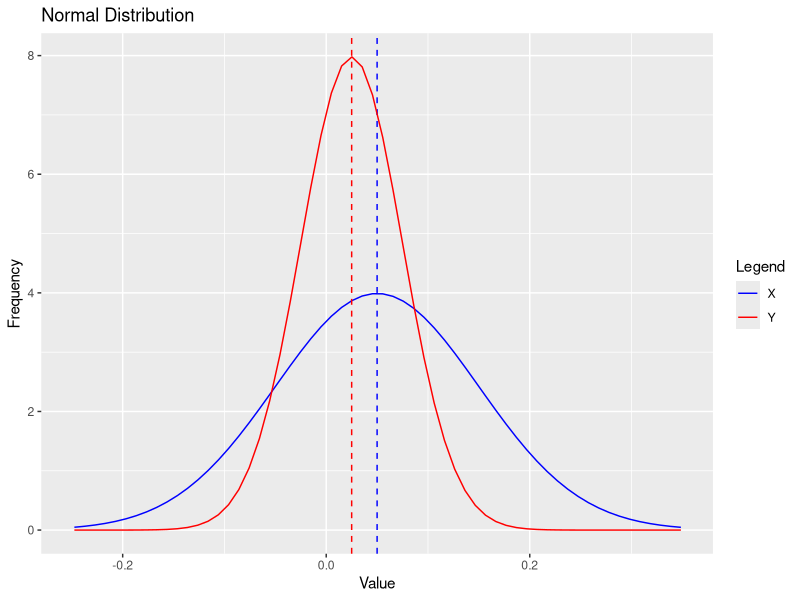
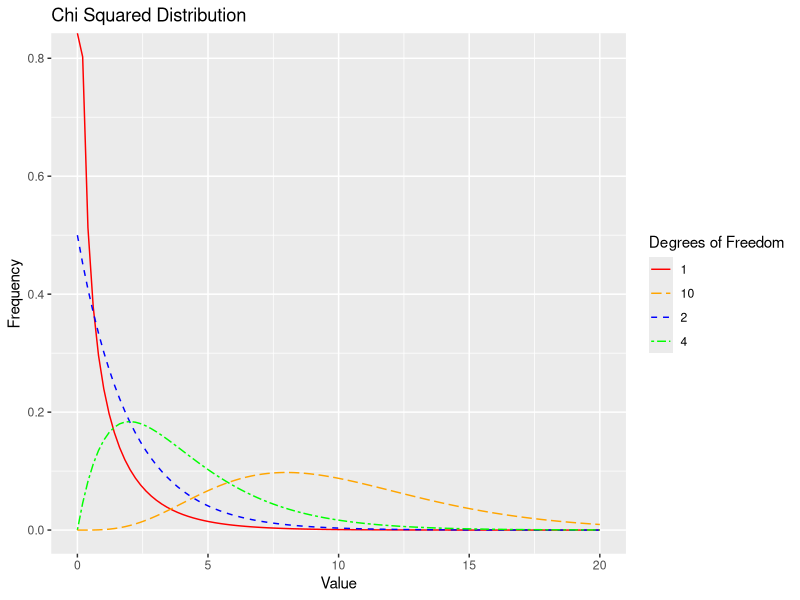
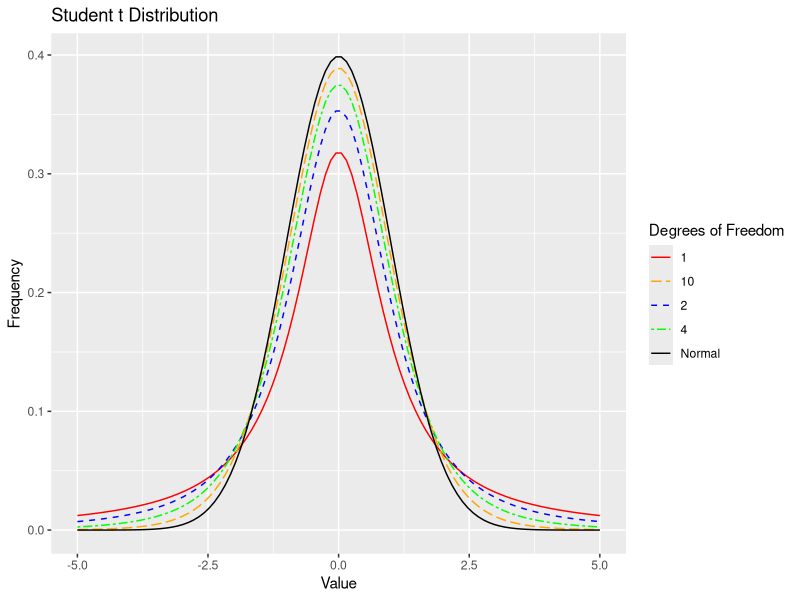

Write R code to recreate these figures, in order.
## ---- chunk 1
knitr::opts_chunk$set(
  echo=TRUE,
  root.dir='/Users/noahkawasaki/Desktop/ECON 147/Homework 2'
  )
library(tidyverse)
## ---- chunk 2
pnorm(-1.96)
## ---- chunk 3
pnorm(-1.64)
## ---- chunk 4
pnorm(0.5) - pnorm(-0.5)
## ---- chunk 5
qnorm(0.01)
## ---- chunk 6
qnorm(0.99)
## ---- chunk 7
qnorm(0.05)
## ---- chunk 8
qnorm(0.95)
## ---- chunk 9
x <- seq(-0.5, 0.5, length=100)
xd <- dnorm(x, 0.05, 0.10)

y <- seq(-0.5, 0.5, length=100)
yd <- dnorm(y, 0.025, 0.05)

cols <- c('X'='blue', 'Y'='red')
ggplot() +
  geom_line(aes(x=x, y=xd, color='X'), na.rm=TRUE) +
  geom_vline(xintercept=0.05, color='blue', linetype='dashed') +
  geom_line(aes(x=y, y=yd, color='Y'), na.rm=TRUE) +
  geom_vline(xintercept=0.025, color='red', linetype='dashed') +
  xlim(-0.25, 0.35) +
  ggtitle('Normal Distribution') +
  xlab('Value') +
  ylab('Frequency') +
  scale_color_manual('Legend', values=cols)
## ---- chunk 10
xc = seq(0, 20, length=100)
xcd_1 <- dchisq(xc, df=1)
xcd_2 <- dchisq(xc, df=2)
xcd_4 <- dchisq(xc, df=4)
xcd_10 <- dchisq(xc, df=10)

df_chi <- data.frame(xc, xcd_1, xcd_2, xcd_4, xcd_10)

cols2 <- c('1'='red', '2'='blue', '4'='green', '10'='orange')
ggplot(df_chi, aes(x=xc)) +
  geom_line(aes(y=xcd_1, color='1'), linetype='solid') +
  geom_line(aes(y=xcd_2, color='2'), linetype='dashed') +
  geom_line(aes(y=xcd_4, color='4'), linetype='twodash') +
  geom_line(aes(y=xcd_10, color='10'), linetype='longdash') +
  xlim(0,20) +
  ggtitle('Chi Squared Distribution') +
  xlab('Value') +
  ylab('Frequency') +
  scale_color_manual('Degrees of Freedom', values=cols2)
## ---- chunk 11
xt = seq(-5, 5, length=100)
xtn <- dnorm(xt)
xt_1 <- dt(xt, df=1)
xt_2 <- dt(xt, df=2)
xt_4 <- dt(xt, df=4)
xt_10 <- dt(xt, df=10)

df_t <- data.frame(xt, xt_1, xt_2, xt_4, xt_10, xtn)

cols2 <- c('1'='red', '2'='blue', '4'='green', '10'='orange', 'Normal'='black')
ggplot(df_t, aes(x=xt)) +
  geom_line(aes(y=xt_1, color='1'), linetype='solid') +
  geom_line(aes(y=xt_2, color='2'), linetype='dashed') +
  geom_line(aes(y=xt_4, color='4'), linetype='twodash') +
  geom_line(aes(y=xt_10, color='10'), linetype='longdash') +
  geom_line(aes(y=xtn, color='Normal')) +
  xlim(-5,5) +
  ggtitle('Student t Distribution') +
  xlab('Value') +
  ylab('Frequency') +
  scale_color_manual('Degrees of Freedom', values=cols2)
